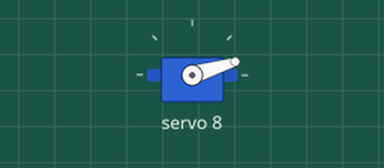
This sketch was run on a simulated Arduino Uno, built with avr-gcc and run on an emulated ATmega328P. On the bench: servo. What the sketch prints to the serial monitor is not drawn.

Above: at 0.05 s.
At 3.2 s:
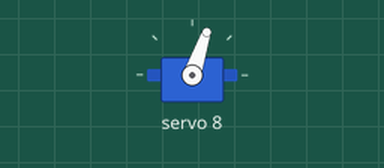
At 6.35 s:
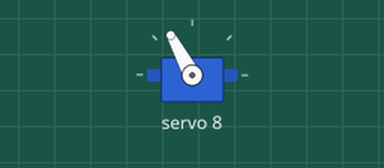
At 12.7 s:
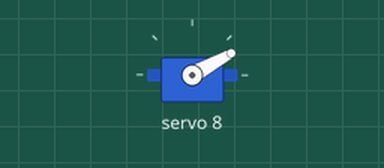
Timing chart, 0 to 19.4 s (numbered marks = the images above):
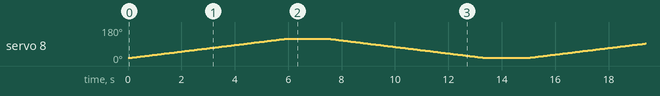

The sketch:

servo_sweep.ino
```cpp
#include <Wire.h>
#include <Adafruit_PWMServoDriver.h>

// called this way, it uses the default address 0x40
Adafruit_PWMServoDriver pwm = Adafruit_PWMServoDriver();
// you can also call it with a different address you want
//Adafruit_PWMServoDriver pwm = Adafruit_PWMServoDriver(0x41);

// Depending on your servo make, the pulse width min and max may vary, you
// want these to be as small/large as possible without hitting the hard stop
// for max range. You'll have to tweak them as necessary to match the servos you
// have!
#define SERVOMIN  100 // SMALLER MORE THROW AFT this is the 'minimum' pulse length count (out of 4096)
#define SERVOMAX  450 // this is the 'maximum' pulse length count (out of 4096)

#define MOTHMIN 175 // temp //
#define MOTHMAX 435 // temp

float flap_percent = 0.0; // command range between 0.0 and 1.0
uint16_t flap_cmd_pulse = 300; // set this to mid range

// servo #
uint8_t servonum = 8;

void setup() {
  Serial.begin(9600);
  Serial.println("Servo test!");

  pwm.begin();

  pwm.setPWMFreq(60);  // Analog servos run at ~60 Hz updates

  delay(10);
}

void loop() {
//    for (uint16_t pulselen = SERVOMIN; pulselen < SERVOMAX; pulselen++) {
//      pwm.setPWM(servonum, 0, pulselen);
//      delay(5);
//    }
//
//    delay(1500);
//    for (uint16_t pulselen = SERVOMAX; pulselen > SERVOMIN; pulselen--) {
//      pwm.setPWM(servonum, 0, pulselen);
//      delay(5);
//    }
//
//    delay(1500);

  for (flap_percent = 0; flap_percent <= 1.0; flap_percent += 0.001) {
    // check resolution here
    flap_cmd_pulse = flap_percent * (MOTHMAX - MOTHMIN) + MOTHMIN;
    if (SERVOMIN < flap_cmd_pulse < SERVOMAX) {
      pwm.setPWM(servonum, 0, flap_cmd_pulse);
    }
    delay(5);
    Serial.println(flap_cmd_pulse);

  }
  Serial.println(flap_cmd_pulse);

  delay(1500);
  for (flap_percent = 1.0; flap_percent >= 0.0; flap_percent -= 0.001) {
    // check resolution here
    flap_cmd_pulse = flap_percent * (MOTHMAX - MOTHMIN) + MOTHMIN;
    if (SERVOMIN < flap_cmd_pulse < SERVOMAX) {
      pwm.setPWM(servonum, 0, flap_cmd_pulse);
    }
    Serial.println(flap_cmd_pulse);

    delay(5);
  }
  Serial.println(flap_cmd_pulse);

  delay(1500);
}
```
